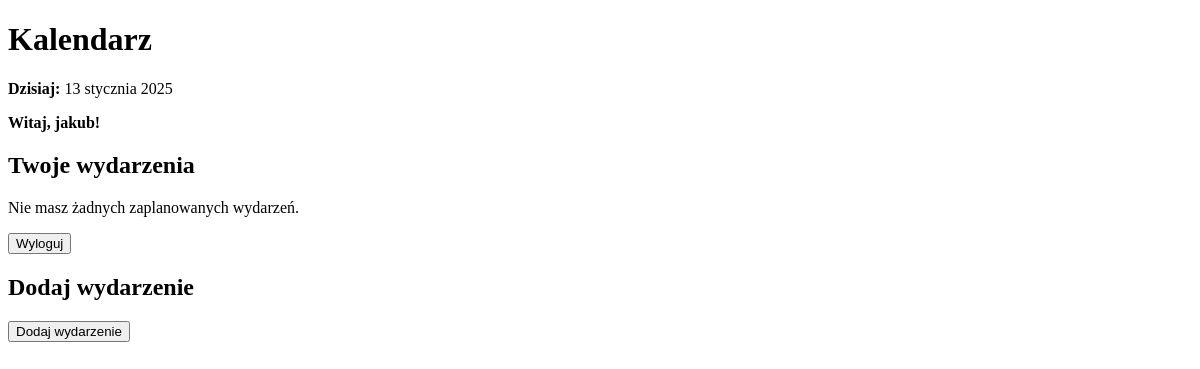
Page / (signed in) on the earlier database version.
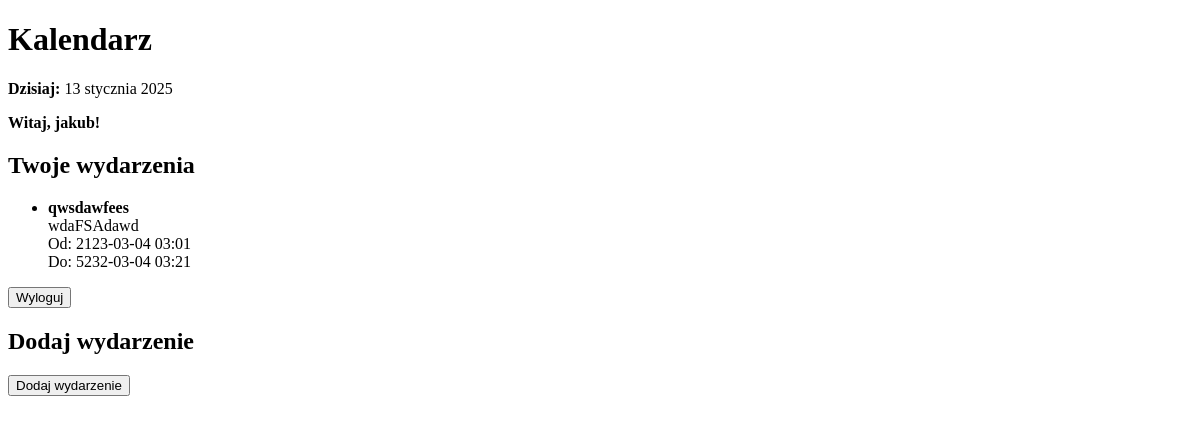
Same page on the later database version.
### calendar_module/models.py (models this page shows, shortened)
class Event(models.Model):
    title = models.CharField(max_length=200, verbose_name="Tytuł")
    description = models.TextField(blank=True, verbose_name="Opis")
    start_time = models.DateTimeField(verbose_name="Czas rozpoczęcia")
    end_time = models.DateTimeField(verbose_name="Czas zakończenia")
    user = models.ForeignKey(
        User, on_delete=models.CASCADE, related_name="events", verbose_name="Użytkownik"
    )

### calendar_module/views.py (the view)
# urls.py: 2. Add a URL to urlpatterns:  path('', views.home, name='home')
def home(request):
    today = date.today()
    if request.user.is_authenticated:
        user = request.user
        events = Event.objects.filter(user=user).order_by('start_time')
    else:
        user = None
        events = []
    return render(request, 'home.html', {
        'today': today,
        'events': events,
        'user': user,
    })

### calendar_module/templates/home.html (shortened to what this page needs)
<!DOCTYPE html>
<html lang="pl">
<head>
</head>
<body>
    <h1>Kalendarz</h1>
    <p><strong>Dzisiaj:</strong> {{ today }}</p>
    {% if user.is_authenticated %}
        <p><strong>Witaj, {{ user.username }}!</strong></p>
        <h2>Twoje wydarzenia</h2>
        {% if events %}
            <ul>
                {% for event in events %}
                <li>
                    <strong>{{ event.title }}</strong><br>
                    {{ event.description }}<br>
                    Od: {{ event.start_time|date:"Y-m-d H:i" }}<br>
                    Do: {{ event.end_time|date:"Y-m-d H:i" }}
                </li>
                {% endfor %}
            </ul>
        {% else %}
            <p>Nie masz żadnych zaplanowanych wydarzeń.</p>
        {% endif %}
        <form method="post" action="{% url 'logout' %}">
            <button type="submit">Wyloguj</button>
        </form>
    {% else %}
        <p><strong>Zaloguj się, aby zobaczyć wydarzenia.</strong></p>
        <a href="{% url 'login' %}"><button type="button">Zaloguj się</button></a>
    {% endif %}
    <h2>Dodaj wydarzenie</h2>
    <a href="{% url 'add_event' %}">
        <button type="button">Dodaj wydarzenie</button>
    </a>
</body>
</html>

Differences in the rows shown:
added Event: title "qwsdawfees", description "wdaFSAdawd", start_time "2123-03-04 03:01", end_time "5232-03-04 03:21"
Other differences:
text no longer shown: "Nie masz żadnych zaplanowanych wydarzeń."
